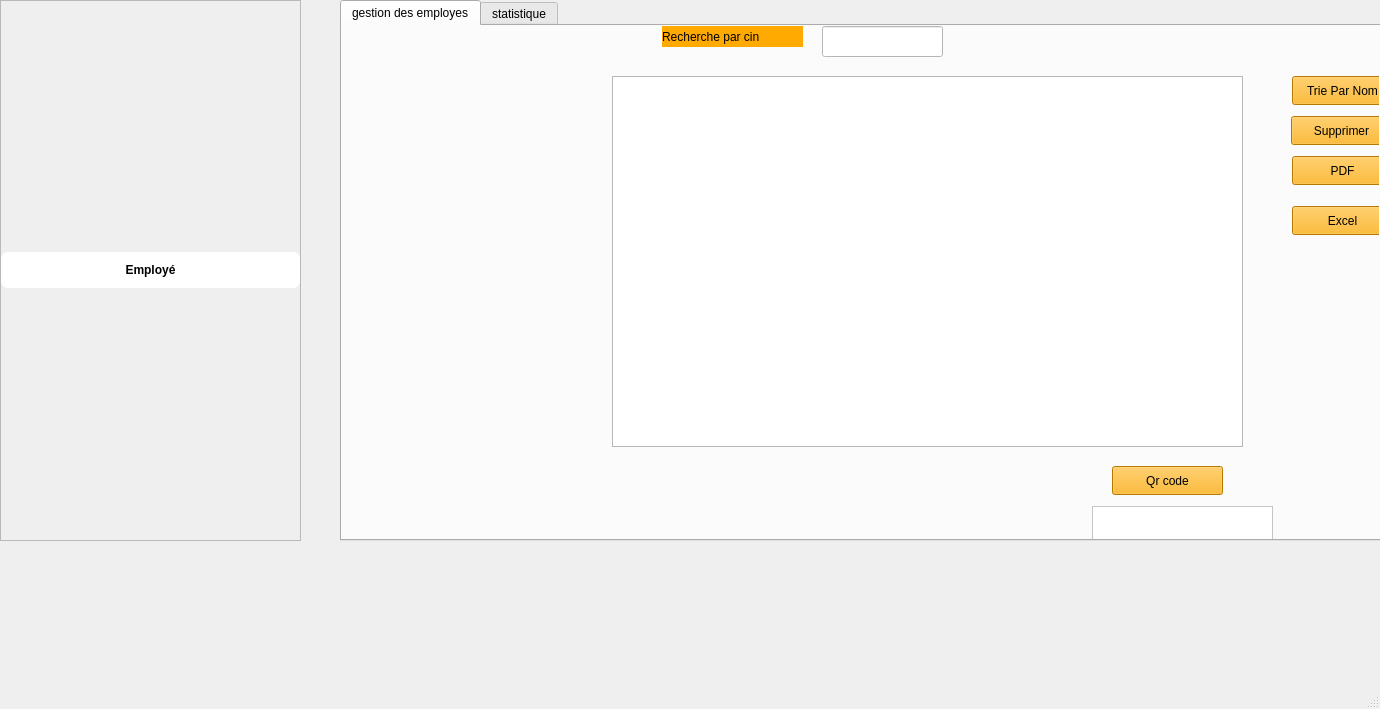
<?xml version="1.0" encoding="UTF-8"?>
<ui version="4.0">
 <class>MainWindow</class>
 <widget class="QMainWindow" name="MainWindow">
  <property name="geometry">
   <rect>
    <x>0</x>
    <y>0</y>
    <width>1380</width>
    <height>709</height>
   </rect>
  </property>
  <property name="windowTitle">
   <string>MainWindow</string>
  </property>
  <property name="styleSheet">
   <string notr="true">background-color: qlineargradient(
    x1:0, y1:0, x2:1, y2:1,
    stop:0 #2a174c, 
    stop:0.5 #3452c9, 
    stop:1 #c7386d
);

</string>
  </property>
  <widget class="QWidget" name="centralwidget">
   <widget class="QTabWidget" name="tabWidget">
    <property name="geometry">
     <rect>
      <x>340</x>
      <y>0</y>
      <width>1041</width>
      <height>541</height>
     </rect>
    </property>
    <property name="currentIndex">
     <number>0</number>
    </property>
    <widget class="QWidget" name="tab_3">
     <attribute name="title">
      <string>gestion des employes</string>
     </attribute>
     <widget class="QPushButton" name="pushButton_8">
      <property name="geometry">
       <rect>
        <x>770</x>
        <y>440</y>
        <width>111</width>
        <height>29</height>
       </rect>
      </property>
      <property name="styleSheet">
       <string notr="true">background-color: rgb(255, 170, 0);
color:black</string>
      </property>
      <property name="text">
       <string>Qr code</string>
      </property>
     </widget>
     <widget class="QListView" name="listView">
      <property name="geometry">
       <rect>
        <x>270</x>
        <y>50</y>
        <width>631</width>
        <height>371</height>
       </rect>
      </property>
     </widget>
     <widget class="QLabel" name="label_13">
      <property name="geometry">
       <rect>
        <x>320</x>
        <y>0</y>
        <width>141</width>
        <height>21</height>
       </rect>
      </property>
      <property name="styleSheet">
       <string notr="true">background-color: rgb(255, 170, 0);
color:black</string>
      </property>
      <property name="text">
       <string>Recherche par cin</string>
      </property>
     </widget>
     <widget class="QPushButton" name="pushButton_9">
      <property name="geometry">
       <rect>
        <x>950</x>
        <y>180</y>
        <width>101</width>
        <height>29</height>
       </rect>
      </property>
      <property name="styleSheet">
       <string notr="true">background-color: rgb(255, 170, 0);
color:black</string>
      </property>
      <property name="text">
       <string>Excel</string>
      </property>
     </widget>
     <widget class="QPushButton" name="pushButton_3">
      <property name="geometry">
       <rect>
        <x>950</x>
        <y>50</y>
        <width>101</width>
        <height>29</height>
       </rect>
      </property>
      <property name="styleSheet">
       <string notr="true">background-color: rgb(255, 170, 0);
color:black</string>
      </property>
      <property name="text">
       <string>Trie Par Nom</string>
      </property>
     </widget>
     <widget class="QPushButton" name="pushButton_4">
      <property name="geometry">
       <rect>
        <x>949</x>
        <y>90</y>
        <width>101</width>
        <height>29</height>
       </rect>
      </property>
      <property name="styleSheet">
       <string notr="true">background-color: rgb(255, 170, 0);
color:black</string>
      </property>
      <property name="text">
       <string>Supprimer</string>
      </property>
     </widget>
     <widget class="QTableView" name="tableView_2">
      <property name="geometry">
       <rect>
        <x>750</x>
        <y>480</y>
        <width>181</width>
        <height>121</height>
       </rect>
      </property>
      <property name="styleSheet">
       <string notr="true">background-color: rgb(255, 255, 255);</string>
      </property>
     </widget>
     <widget class="QPushButton" name="pushButton_5">
      <property name="geometry">
       <rect>
        <x>950</x>
        <y>130</y>
        <width>101</width>
        <height>29</height>
       </rect>
      </property>
      <property name="styleSheet">
       <string notr="true">background-color: rgb(255, 170, 0);
color:black</string>
      </property>
      <property name="text">
       <string>PDF</string>
      </property>
     </widget>
     <widget class="QLineEdit" name="lineEdit_13">
      <property name="geometry">
       <rect>
        <x>480</x>
        <y>0</y>
        <width>121</width>
        <height>31</height>
       </rect>
      </property>
      <property name="styleSheet">
       <string notr="true">background-color: rgb(255, 255, 255);</string>
      </property>
     </widget>
    </widget>
    <widget class="QWidget" name="tab_4">
     <attribute name="title">
      <string>statistique</string>
     </attribute>
    </widget>
   </widget>
   <widget class="QFrame" name="frame">
    <property name="geometry">
     <rect>
      <x>0</x>
      <y>0</y>
      <width>301</width>
      <height>541</height>
     </rect>
    </property>
    <property name="frameShape">
     <enum>QFrame::Shape::StyledPanel</enum>
    </property>
    <property name="frameShadow">
     <enum>QFrame::Shadow::Raised</enum>
    </property>
    <widget class="QWidget" name="verticalLayoutWidget">
     <property name="geometry">
      <rect>
       <x>0</x>
       <y>20</y>
       <width>301</width>
       <height>501</height>
      </rect>
     </property>
     <layout class="QVBoxLayout" name="verticalLayout">
      <item>
       <widget class="QPushButton" name="Employ">
        <property name="styleSheet">
         <string notr="true">QPushButton {
    /* Base Orange &quot;Sun&quot; Background */
    background-color: rgb(255, 255, 255);
    color: black;
    border: 2px solid transparent;
    border-radius: 8px;
    padding: 10px 20px;
    font-weight: bold;
}

QPushButton:hover {
    /* Bright Contour (Border) when the mouse passes over */
    border: 2px solid #ffcc00;
    background-color: qlineargradient(
        x1: 0, y1: 0, x2: 0, y2: 1,
        stop: 0 #ff951a,
        stop: 1 #ffb01a
    );
}

QPushButton:pressed {
    /* Solid darker orange on press */
    background-color: #ff8c00; /* A solid, dark orange color */
    border: 2px solid #ffcc00;
}
</string>
        </property>
        <property name="text">
         <string>Employé</string>
        </property>
       </widget>
      </item>
     </layout>
    </widget>
   </widget>
  </widget>
  <widget class="QMenuBar" name="menubar">
   <property name="geometry">
    <rect>
     <x>0</x>
     <y>0</y>
     <width>1380</width>
     <height>25</height>
    </rect>
   </property>
  </widget>
  <widget class="QStatusBar" name="statusbar"/>
 </widget>
 <resources/>
 <connections/>
</ui>
